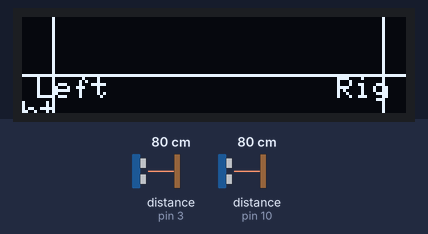
Simulated run of this sketch. Board: Arduino Uno, built with avr-gcc and run on an emulated ATmega328P. On the bench: 128×32 one-colour display. Wiring (inferred from the names in the program): 2 × ultrasonic range finder: trigger pin 2, echo pin 3 / trigger pin 9, echo pin 10. Inputs (shaded band) come from the test bench; at power-on: distance to the obstacle (sensors on pin 3, pin 10) 80 cm. The echo pulse lasts 58.3 µs per cm.

Above: at 3.2 s.
3.3 s: distance to the obstacle (sensor on pin 3) set to 2 cm
At 3.63 s:
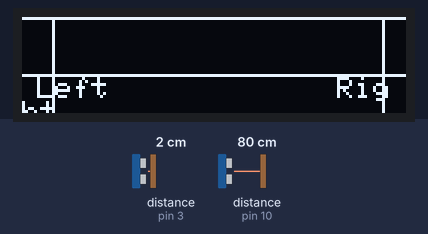
6.0 s: distance to the obstacle (sensor on pin 10) set to 2 cm
At 6.29 s:
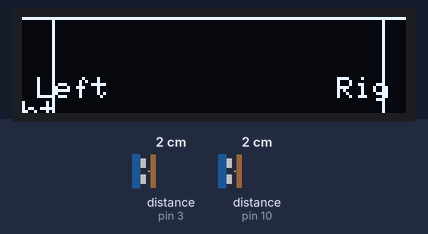
8.6 s: distance to the obstacle (sensor on pin 3) set to 9 cm
At 8.92 s:
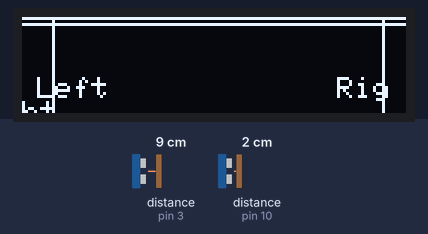
10.2 s: distance to the obstacle (sensor on pin 10) set to 9 cm
At 10.47 s:
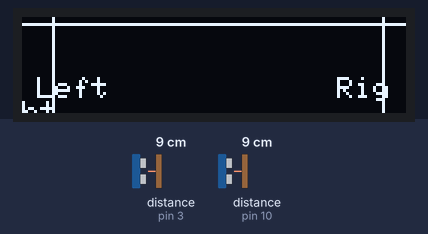
11.8 s: distance to the obstacle (sensor on pin 3) set to 18 cm
At 12.12 s:
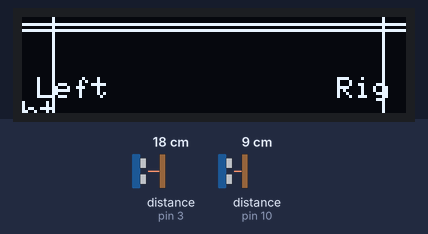
13.4 s: distance to the obstacle (sensor on pin 3) set to 4 cm
At 13.68 s:
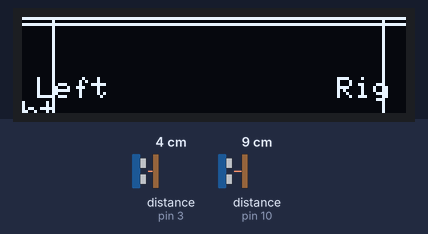

Measured:
- after the input at 3.3 s, the display: first differs from a run without the input after 0.18 s (image 1)
- after the input at 6.0 s, the display: first changes after 0.09 s (image 2 shows a later state)
- after the input at 8.6 s, the display: first differs from a run without the input after 0.17 s (image 3)

The sketch:

nerf_radar.ino
```cpp
#include <Wire.h>
#include <Adafruit_SSD1306.h>

Adafruit_SSD1306 display(128, 32, &Wire, -1);
// 'Nerf-Logo', 128x32px
const unsigned char logo [] PROGMEM = {
  0xff, 0xff, 0xff, 0xff, 0xff, 0xff, 0xff, 0xff, 0xff, 0xff, 0xff, 0xff, 0xff, 0xff, 0xff, 0xff,
  0xff, 0xff, 0xff, 0xff, 0xff, 0xff, 0xff, 0xff, 0xff, 0xff, 0xff, 0xff, 0xff, 0xff, 0xff, 0xff,
  0xff, 0xff, 0xff, 0xff, 0xff, 0xff, 0xff, 0xff, 0xff, 0xff, 0xff, 0xff, 0xff, 0xff, 0xff, 0xff,
  0xff, 0xff, 0xff, 0xff, 0xff, 0xff, 0xff, 0xff, 0xff, 0xff, 0xff, 0xff, 0xff, 0xff, 0xff, 0xff,
  0xff, 0xff, 0xff, 0xff, 0xff, 0xff, 0xff, 0xff, 0xff, 0xff, 0xff, 0xff, 0xff, 0xff, 0xff, 0xff,
  0xff, 0xff, 0xff, 0xff, 0xff, 0xff, 0xff, 0xff, 0xff, 0xff, 0xff, 0xff, 0xff, 0xff, 0xff, 0xff,
  0xff, 0xff, 0xff, 0xff, 0xff, 0xff, 0xff, 0xff, 0xff, 0xff, 0xff, 0xff, 0xff, 0xff, 0xff, 0xff,
  0xff, 0xff, 0xff, 0xff, 0xff, 0xff, 0xff, 0xff, 0xff, 0xff, 0xff, 0xff, 0xff, 0xff, 0xff, 0xff,
  0xff, 0xff, 0xff, 0xff, 0xff, 0xff, 0xff, 0xff, 0xff, 0xff, 0xff, 0xff, 0xff, 0xff, 0xff, 0xff,
  0xff, 0xff, 0xff, 0xff, 0xff, 0xff, 0xff, 0xff, 0xff, 0xfe, 0x00, 0x00, 0x1f, 0xff, 0xff, 0xff,
  0xff, 0xff, 0xff, 0xff, 0xff, 0xff, 0xff, 0xc0, 0x00, 0x00, 0x00, 0x00, 0x00, 0x0f, 0xfb, 0xff,
  0xff, 0xff, 0xff, 0xff, 0xff, 0xfc, 0x01, 0xff, 0xff, 0xff, 0xf0, 0x07, 0x3f, 0x00, 0x03, 0xff,
  0xff, 0xff, 0xff, 0xff, 0xff, 0xff, 0xff, 0xff, 0x81, 0xff, 0xff, 0xf8, 0xfe, 0x0f, 0x80, 0xff,
  0xff, 0xff, 0xff, 0xff, 0xfc, 0xff, 0x1f, 0xff, 0xcd, 0xfd, 0xf3, 0xf1, 0xff, 0x00, 0x00, 0x7f,
  0xff, 0xff, 0xcf, 0xfe, 0xfd, 0xfc, 0xbf, 0x3f, 0x9b, 0xff, 0xfc, 0x3b, 0xf3, 0x80, 0x01, 0xff,
  0xff, 0xff, 0xdf, 0xff, 0xbb, 0xf9, 0x7f, 0xff, 0x37, 0xe5, 0xfe, 0xef, 0xe4, 0x00, 0x0f, 0xff,
  0xff, 0xff, 0xbf, 0xff, 0xef, 0xf5, 0xfc, 0xff, 0xdf, 0xcf, 0x7f, 0xdf, 0x00, 0x00, 0xff, 0xff,
  0xff, 0xff, 0x7f, 0x0f, 0xff, 0xcb, 0xf2, 0x0f, 0xbf, 0x9f, 0xc3, 0xf8, 0x00, 0x1f, 0xff, 0xff,
  0xff, 0xff, 0xfe, 0xfb, 0xff, 0x97, 0xff, 0xc0, 0x5f, 0xff, 0xf8, 0x00, 0x07, 0xff, 0xff, 0xff,
  0xff, 0xfb, 0xf9, 0xfe, 0xff, 0x70, 0xff, 0xff, 0xff, 0xf0, 0x00, 0x07, 0xff, 0xff, 0xff, 0xff,
  0xff, 0xf7, 0xf1, 0xff, 0xff, 0xff, 0xff, 0xf8, 0x00, 0x00, 0x3f, 0xff, 0xff, 0xff, 0xff, 0xff,
  0xff, 0xf0, 0xff, 0xff, 0xf0, 0x00, 0x00, 0x00, 0x1f, 0xff, 0xff, 0xff, 0xff, 0xff, 0xff, 0xff,
  0xff, 0xff, 0xff, 0xff, 0xff, 0xff, 0xff, 0xff, 0xff, 0xff, 0xff, 0xff, 0xff, 0xff, 0xff, 0xff,
  0xff, 0xff, 0xff, 0xff, 0xff, 0xff, 0xff, 0xff, 0xff, 0xff, 0xff, 0xff, 0xff, 0xff, 0xff, 0xff,
  0xff, 0xff, 0xff, 0xff, 0xff, 0xff, 0xff, 0xff, 0xff, 0xff, 0xff, 0xff, 0xff, 0xff, 0xff, 0xff,
  0xff, 0xff, 0xff, 0xff, 0xff, 0xff, 0xff, 0xff, 0xff, 0xff, 0xff, 0xff, 0xff, 0xff, 0xff, 0xff,
  0xff, 0xff, 0xff, 0xff, 0xff, 0xff, 0xff, 0xff, 0xff, 0xff, 0xff, 0xff, 0xff, 0xff, 0xff, 0xff,
  0xff, 0xff, 0xff, 0xff, 0xff, 0xff, 0xff, 0xff, 0xff, 0xff, 0xff, 0xff, 0xff, 0xff, 0xff, 0xff,
  0xff, 0xff, 0xff, 0xff, 0xff, 0xff, 0xff, 0xff, 0xff, 0xff, 0xff, 0xff, 0xff, 0xff, 0xff, 0xff,
  0xff, 0xff, 0xff, 0xff, 0xff, 0xff, 0xff, 0xff, 0xff, 0xff, 0xff, 0xff, 0xff, 0xff, 0xff, 0xff,
  0xff, 0xff, 0xff, 0xff, 0xff, 0xff, 0xff, 0xff, 0xff, 0xff, 0xff, 0xff, 0xff, 0xff, 0xff, 0xff,
  0xff, 0xff, 0xff, 0xff, 0xff, 0xff, 0xff, 0xff, 0xff, 0xff, 0xff, 0xff, 0xff, 0xff, 0xff, 0xff
};

int trigPin1 = 9;
int echoPin1 = 10;

int trigPin2 = 2;
int echoPin2 = 3;

void setup() {
  // put your setup code here, to run once:
  Serial.begin(9600);
  if(!display.begin(SSD1306_SWITCHCAPVCC, 0x3C)) { // Address 0x3C for 128x32
      Serial.println(F("SSD1306 allocation failed"));
      for(;;); // Don't proceed, loop forever
    }
  display.begin();
  display.clearDisplay();
  display.drawBitmap(0, 0, logo, 128, 32, WHITE);
  display.display();
  pinMode(echoPin1, INPUT);
  pinMode(trigPin1, OUTPUT);
  pinMode(echoPin2, INPUT);
  pinMode(trigPin2, OUTPUT);
  display.setTextSize(1);
  display.setTextColor(WHITE);
  delay(2000);
}

void loop() {
  // put your main code here, to run repeatedly:
  int durationLeft;
  int distanceLeft;
  int durationRight;
  int distanceRight;
  digitalWrite(trigPin1, HIGH);
  delayMicroseconds(10);
  digitalWrite(trigPin1, LOW);
  durationLeft = pulseIn(echoPin1, HIGH);
  distanceLeft = durationLeft * 0.034 / 2;
  digitalWrite(trigPin2, HIGH);
  delayMicroseconds(10);
  digitalWrite(trigPin2, LOW);
  durationRight = pulseIn(echoPin2, HIGH);
  distanceRight = durationRight * 0.034 / 2;
  display.clearDisplay();
  display.drawLine(10, 0, 10, 32, WHITE);
  display.display();
  display.drawLine(120, 0, 120, 32, WHITE);
  display.display();
  display.setCursor(5, 20);
  display.print("Left");
  display.display();
  display.setCursor(105, 20);
  display.print("Right");
  display.display();
  int oledDistanceLeft = (distanceLeft) / 4;
  int oledDistanceRight = (distanceRight) / 4;
  display.drawLine(0, oledDistanceLeft, 128, oledDistanceLeft, WHITE);
  display.display();
  display.drawLine(0, oledDistanceRight, 128, oledDistanceRight, WHITE);
  display.display();
  delay(10);
}
```
